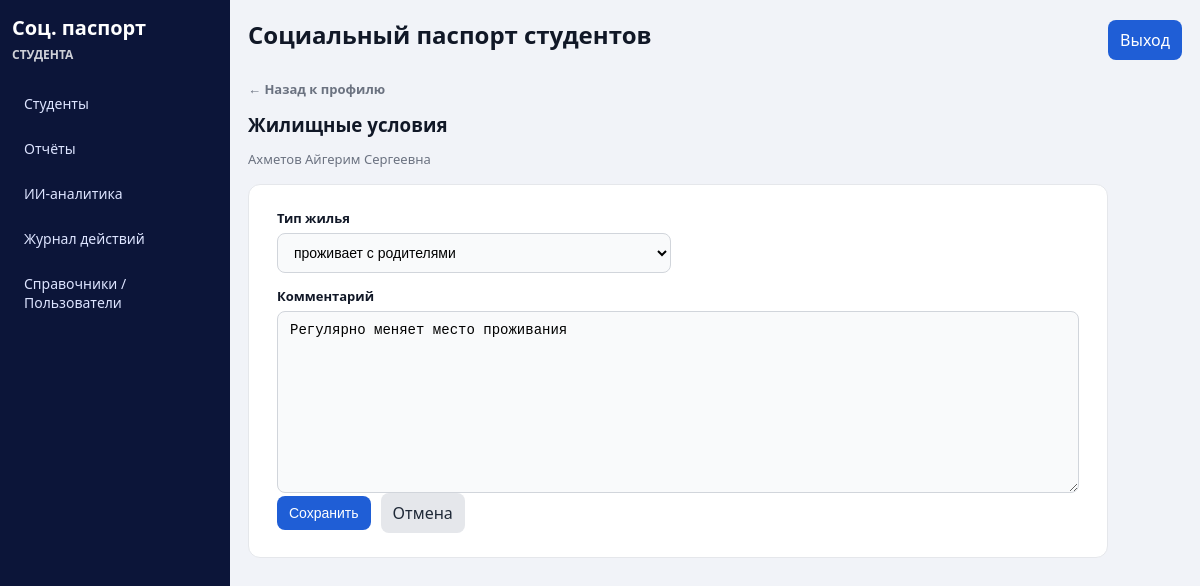
The page /students/28/housing/ (signed in) on the database its author committed.
### core/models.py (models this page shows)
class StudentHousing(models.Model):
    student = models.OneToOneField(
        Student, on_delete=models.CASCADE, related_name="housing", verbose_name="Студент"
    )
    housing_type = models.ForeignKey(
        HousingType, on_delete=models.SET_NULL, null=True, blank=True, verbose_name="Тип жилья"
    )
    comment = models.TextField("Комментарий", blank=True)
    class Meta:
        verbose_name = "Жилищные условия"
        verbose_name_plural = "Жилищные условия"

### core/views.py (the view)
# urls.py: path("students/<int:pk>/housing/", views.housing_edit, name="housing-edit"),
@login_required
def housing_edit(request, pk):
    return _edit_student_block(request, pk, "housing", StudentHousingForm, "Жилищные условия", "housing")

### core/forms.py
class StudentHousingForm(forms.ModelForm):
    class Meta:
        model = StudentHousing
        exclude = ["student"]

### core/models.py (called while the page is built)
    def __str__(self):
        return self.name

    @property
    def full_name(self):
        return f"{self.last_name} {self.first_name} {self.middle_name}".strip()

### core/views.py (called while the page is built)
def _block_form_context(form, title, student, tab=None):
    back_url = f"/students/{student.pk}/"
    if tab:
        back_url += f"#{tab}"
    return {
        "form": form,
        "title": title,
        "subtitle": student.full_name,
        "back_url": back_url,
        "back_label": "Назад к профилю",
    }

def _edit_student_block(request, pk, rel_name, form_class, title, tab):
    student = get_object_or_404(Student, pk=pk)
    instance = getattr(student, rel_name, None)
    form = form_class(request.POST or None, instance=instance)
    if request.method == "POST" and form.is_valid():
        obj = form.save(commit=False)
        obj.student = student
        obj.save()
        log_action(request, "update", f"Обновлен блок '{title}': {student.full_name}")
        return redirect(f"/students/{pk}/#{tab}")
    return render(
        request,
        "core/form.html",
        _block_form_context(form, title, student, tab),
    )

### templates/core/form.html (shortened to what this page needs)
{% extends "base.html" %}
{% block content %}
{% if back_url %}
<a class="back-link" href="{{ back_url }}">← {{ back_label|default:"Назад" }}</a>
{% endif %}
<div class="form-page-header">
    <h3>{{ title }}</h3>
    {% if subtitle %}<p class="muted">{{ subtitle }}</p>{% endif %}
</div>
<div class="card student-form-card">
    <form method="post" class="student-form">
        <div class="form-grid">
            {% for field in form %}
            <div class="form-field {% if field.field.widget.input_type == 'checkbox' %}form-field-check{% endif %}{% if field.field.widget.attrs.rows %} form-field-wide{% endif %}">
                {% if field.field.widget.input_type == 'checkbox' %}
                    <label class="settings-checkbox">
                        {{ field }}
                        <span>{{ field.label }}</span>
                    </label>
                {% else %}
                    <label for="{{ field.id_for_label }}">{{ field.label }}</label>
                    {{ field }}
                {% endif %}
            </div>
            {% endfor %}
        </div>
        <div class="form-actions">
            <button type="submit" class="button">Сохранить</button>
            {% if back_url %}
                <a class="button button-secondary" href="{{ back_url }}">Отмена</a>
            {% endif %}
        </div>
    </form>
</div>
{% endblock %}

### static/styles.css (style rules this page uses)
:root { --bg: #f1f3f8; --card: #ffffff; --line: #e5e7eb; --text: #111827; --muted: #6b7280; --nav: #0c1539; --nav-active: #1c2c63; --accent: #1f5ed6; --danger: #c91e3a; --warn: #d97706; --ok: #1d4ed8; }
* { box-sizing: border-box; }
body { margin: 0; font-family: "Segoe UI", Arial, sans-serif; color: var(--text); background: var(--bg); }
a { color: var(--accent); text-decoration: none; }
h2, h3, h4 { margin: 0 0 10px; }
.muted { color: var(--muted); font-size: 13px; }
.card { background: var(--card); border: 1px solid var(--line); border-radius: 12px; padding: 14px; margin-bottom: 14px; }
input, select, textarea, button { border: 1px solid #d1d5db; border-radius: 8px; padding: 8px 10px; font-size: 14px; }
textarea { width: 100%; min-height: 100px; }
button, .button { background: var(--accent); color: #fff; border: none; padding: 9px 12px; border-radius: 8px; display: inline-block; }
.button-secondary { background: #e5e7eb; color: #1f2937; }
.form-grid { display: grid; grid-template-columns: repeat(2, 1fr); gap: 14px; }
.form-field { display: flex; flex-direction: column; gap: 6px; }
.form-field-wide { grid-column: 1 / -1; }
.form-field label { font-size: 13px; font-weight: 600; }
.form-field input, .form-field select { width: 100%; }
.form-actions { display: flex; gap: 10px; align-items: center; }
.back-link { display: inline-block; font-size: 13px; font-weight: 600; color: var(--muted); margin-bottom: 14px; transition: color 0.15s; }
.form-page-header { margin-bottom: 16px; }
.form-page-header h3 { margin-bottom: 4px; }
.student-form-card { padding: 24px 28px; max-width: 860px; }
.student-form .form-field input, .student-form .form-field select, .student-form .form-field textarea { padding: 10px 12px; background: #f9fafb; border-color: #d1d5db; transition: border-color 0.15s, box-shadow 0.15s, background 0.15s; }
.student-form .form-field-wide { grid-column: 1 / -1; }

### rows shown on the page
StudentHousing: form "проживает с родителями" "Регулярно меняет место проживания"

### other values the page prints
{{ back_label|default:"Назад" }} "Назад к профилю"
{{ title }} "Жилищные условия"
{{ subtitle }} "Ахметов Айгерим Сергеевна"
{{ field.label }} "Тип жилья" "Комментарий"
